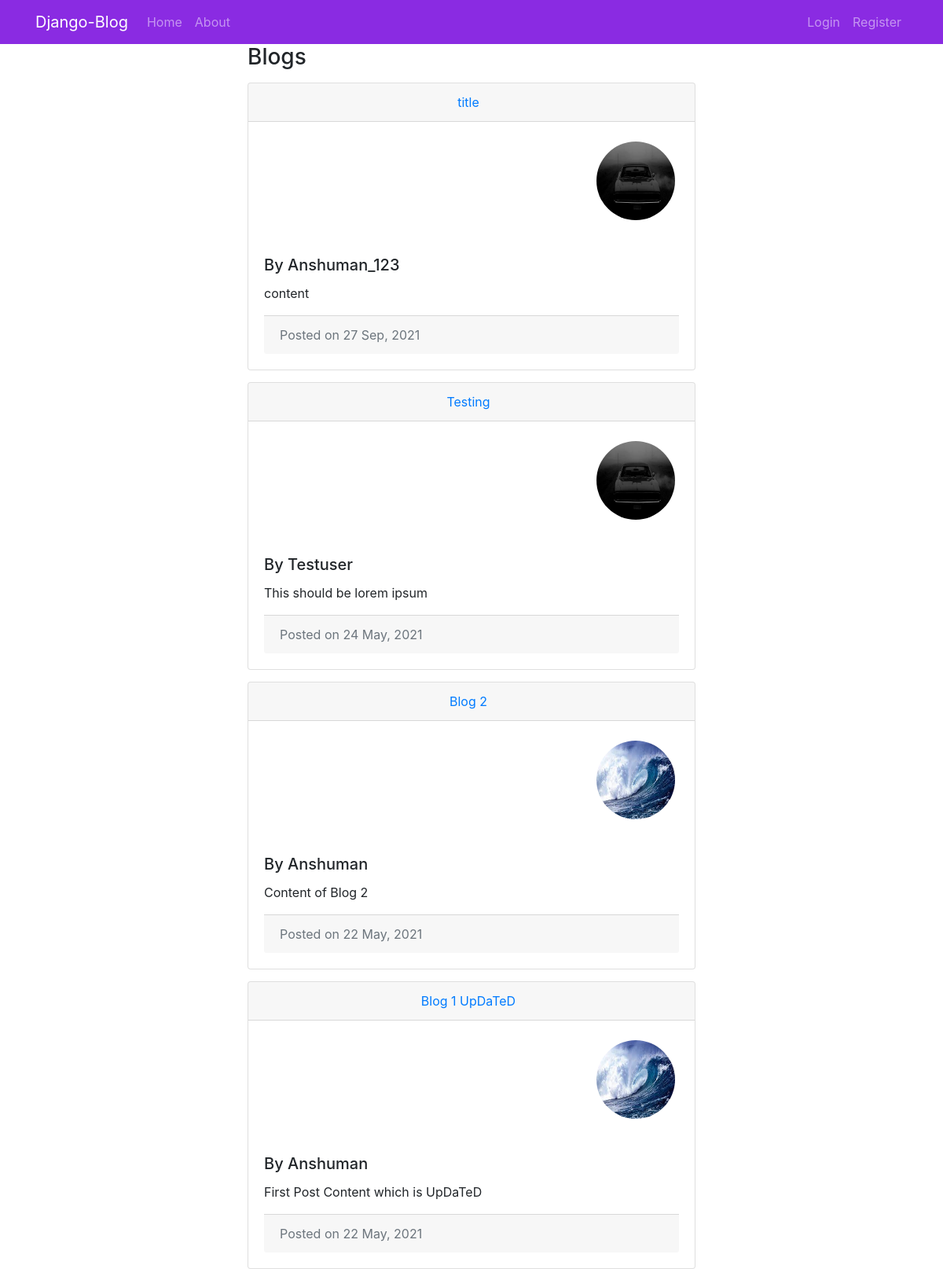
The page / on the database its author committed.
### blog/models.py (models this page shows, shortened)
class Post(models.Model): #here the post class inherits the Models class
    title = models.CharField(max_length=100)
    content = models.TextField()
    date_posted = models.DateTimeField(default = timezone.now) #adding the auto_now_add at the end wil set the date_posted to current date time only when the obejct is created
    author = models.ForeignKey(User,on_delete=models.CASCADE)

### users/models.py (models this page shows, shortened)
class Profile(models.Model):
    user = models.OneToOneField(User, on_delete=models.CASCADE)
    image = models.ImageField(default='default.jpg' , upload_to = 'profile_pics')

### blog/views.py (the view)
# urls.py: path('',PostListView.as_view(), name='blog-home'),
class PostListView(ListView):
    model = Post
    template_name = 'blog/home.html'
    context_object_name = 'p'
    ordering = ['-date_posted']

### blog/templates/blog/home.html
{%extends "blog/base.html" %} {% block content %}
<div class="container" style="width: 50%;">
    <h3>Blogs</h3>
    {%for post in p%}
    <div class="card" style="margin-top: 15px;">
        <div class="card-header text-center">
            <a href="{%url 'post-detail' post.id%}" class="mr-2">{{post.title}}</a>
        </div>
        <div class="card-body"><img src="{{ post.author.profile.image.url }}" style="float:right;border-radius:50%;width:100px;height:100px;margin:5px;"></div>
        <div class="card-body">
            <h5 class="card-title">By {{post.author}} </h5>
            <p class="card-text">{{post.content}}</p>
            <div class="card-footer text-muted">
                Posted on {{post.date_posted|date:"d M, Y"}}
            </div>
        </div>
    </div>
    {%endfor%}
</div>
{% endblock content %}

### blog/templates/blog/base.html (shortened to what this page needs)
{% load static %}
<!doctype html>
<html lang="en">
<head>
    <link rel="stylesheet" href="https://maxcdn.bootstrapcdn.com/bootstrap/4.0.0/css/bootstrap.min.css">
</head>
<body>
    <nav class="navbar navbar-expand-lg navbar-dark" style="background-color:blueviolet;">
        <div class="container">
            <a class="navbar-brand" href="">Django-Blog</a>
            <div class="collapse navbar-collapse" id="navbarNav">
                <ul class="navbar-nav mr-auto">
                    <li class="nav-item ">
                        <a class="nav-link" href="{% url 'blog-home'%}">Home <span class="sr-only">(current)</span></a>
                    </li>
                    <li class="nav-item">
                        <a class="nav-link" href="{% url 'blog-about'%}">About</a>
                    </li>
                </ul>
                <ul class="navbar-nav">
                    {%if user.is_authenticated%}
                    <li class="nav-item">
                        <a class="nav-link" href="{%url 'post-create'%}">New Post </a>
                    </li>
                    <li class="nav-item">
                        <a class="nav-link" href="{%url 'profile'%}"> {{user.username}} </a>
                    </li>
                    <li class="nav-item">
                        <a class="nav-link" href="{%url 'logout'%}">Log out</a>
                    </li>
                    {%else%}
                    <li class="nav-item">
                        <a class="nav-link" href="{%url 'login'%}">Login</a>
                    </li>
                    <li class="nav-item">
                        <a class="nav-link" href="{%url 'register'%}">Register</a>
                    </li>
                    {%endif%}
                </ul>
            </div>
        </div>
    </nav>
    <div class="row">
        <div class="col-md-12">
             {%block content%} {%endblock%}
        </div>
    </div>
</body>
</html>

### rows shown on the page
Post: title "title", author.profile.image (placeholder picture), author "Anshuman_123", content "content", date_posted "27 Sep, 2021"
Post: title "Testing", author.profile.image (placeholder picture), author "Testuser", content "This should be lorem ipsum", date_posted "24 May, 2021"
Post: title "Blog 2", author.profile.image (picture), author "Anshuman", content "Content of Blog 2", date_posted "22 May, 2021"
Post: title "Blog 1 UpDaTeD", author.profile.image (picture), author "Anshuman", content "First Post Content which is UpDaTeD", date_posted "22 May, 2021"
